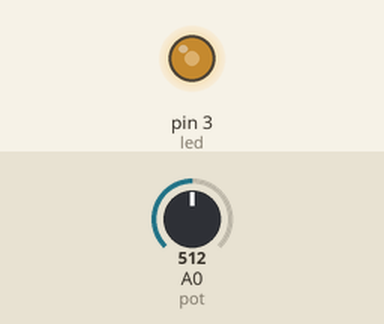
Simulated run of this sketch. Board: Arduino Uno, built with avr-gcc and run on an emulated ATmega328P. Parts: output pins drawn as LEDs (lit = HIGH). Inputs (shaded band) come from the test bench; at power-on: A0 (pot) = 512.

Above: at 1.2 s.
1.3 s: A0 (pot) set to 716
At 1.6 s:
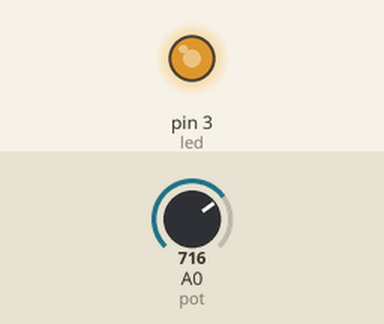
2.8 s: A0 (pot) set to 900
At 4.0 s:
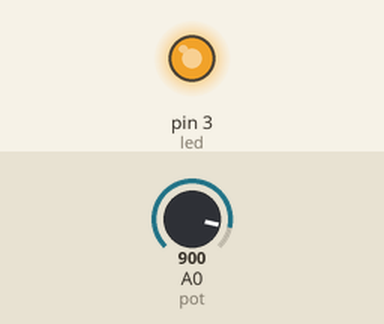
4.3 s: A0 (pot) set to 122
At 5.1 s:
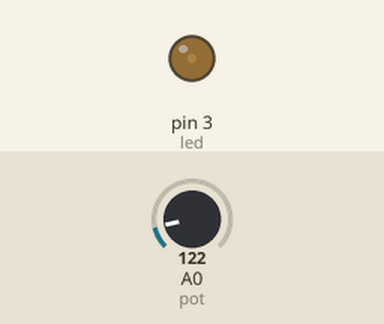
5.8 s: A0 (pot) set to 0
At 6.3 s:
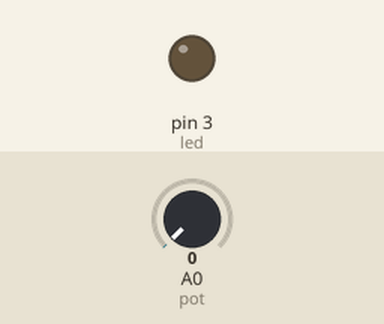
7.3 s: A0 (pot) set to 511
At 8.6 s:
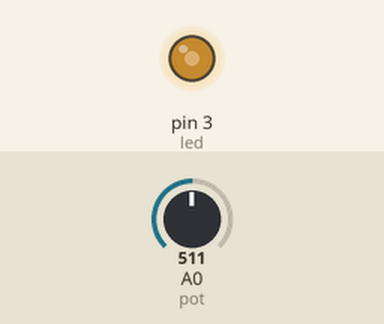
Timing chart, 0 to 9.8 s (numbered marks = the images above; inputs shaded):
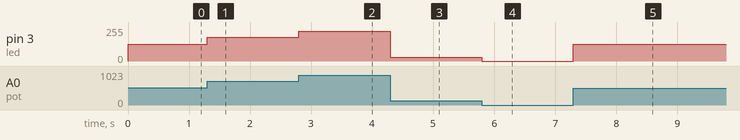

Measured:
- after the input at 1.3 s, pin 3 (led): 127/255 → 178/255 at once
- after the input at 2.8 s, pin 3 (led): 178/255 → 224/255 at once
- after the input at 4.3 s, pin 3 (led): 224/255 → 30/255 at once
- after the input at 5.8 s, pin 3 (led): 30/255 → 0/255 at once
- after the input at 7.3 s, pin 3 (led): 0/255 → 127/255 at once

The sketch:

3_-_Entradas_anal_gicas.ino
```cpp
int pot = A0;
int led = 3;
int valorPot = 0;
int pwm = 0;

void setup()
{
  pinMode (led, OUTPUT);
}

void loop()
{
  valorPot = analogRead (pot);
  pwm = map (valorPot, 0, 1023, 0, 255);
  analogWrite (led, pwm);
}
```
